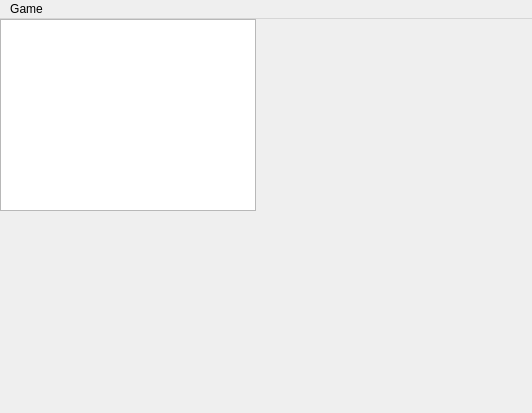
<?xml version="1.0" encoding="UTF-8"?>
<ui version="4.0">
 <class>MainWindow</class>
 <widget class="QMainWindow" name="MainWindow">
  <property name="geometry">
   <rect>
    <x>0</x>
    <y>0</y>
    <width>532</width>
    <height>413</height>
   </rect>
  </property>
  <property name="windowTitle">
   <string>MainWindow</string>
  </property>
  <widget class="QWidget" name="centralWidget">
   <widget class="QGraphicsView" name="view">
    <property name="geometry">
     <rect>
      <x>0</x>
      <y>0</y>
      <width>256</width>
      <height>192</height>
     </rect>
    </property>
   </widget>
  </widget>
  <widget class="QMenuBar" name="menuBar">
   <property name="geometry">
    <rect>
     <x>0</x>
     <y>0</y>
     <width>532</width>
     <height>22</height>
    </rect>
   </property>
   <widget class="QMenu" name="menuGame">
    <property name="title">
     <string>Game</string>
    </property>
    <addaction name="actionNew"/>
    <addaction name="separator"/>
    <addaction name="actionLoad"/>
    <addaction name="actionSave"/>
    <addaction name="separator"/>
    <addaction name="actionQuit"/>
   </widget>
   <addaction name="menuGame"/>
  </widget>
  <action name="actionQuit">
   <property name="text">
    <string>Quit</string>
   </property>
   <property name="shortcut">
    <string>Ctrl+X</string>
   </property>
  </action>
  <action name="actionNew">
   <property name="text">
    <string>New</string>
   </property>
   <property name="shortcut">
    <string>Ctrl+N</string>
   </property>
  </action>
  <action name="actionLoad">
   <property name="text">
    <string>Load</string>
   </property>
   <property name="shortcut">
    <string>Ctrl+L</string>
   </property>
  </action>
  <action name="actionSave">
   <property name="text">
    <string>Save</string>
   </property>
   <property name="shortcut">
    <string>Ctrl+S</string>
   </property>
  </action>
 </widget>
 <layoutdefault spacing="6" margin="11"/>
 <resources/>
 <connections/>
</ui>
